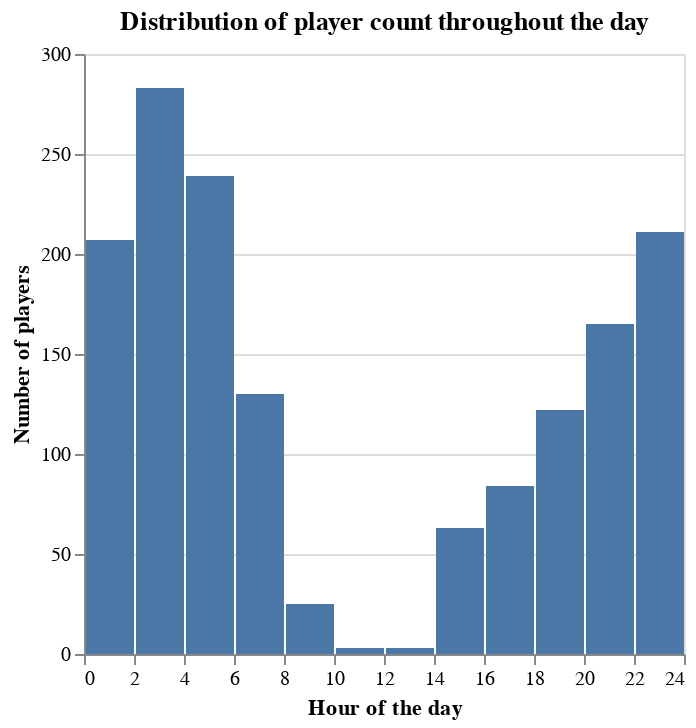

The cell this chart's notebook holds for it:
### Code cell
hours_plot = alt.Chart(sessions_data).mark_bar().encode(
    x=alt.X('start_hour').title('Hour of the day').bin(maxbins=20),
    y=alt.Y('count()').title('Number of players')
).properties(title='Distribution of player count throughout the day')
hours_plot

### Figure 1 — Vega specification as saved in the notebook (floating-point values rounded to 4 significant figures)
{"$schema": "https://vega.github.io/schema/vega/v5.json", "data": [{"name": "source_0", "values": [{"__count": 122, "bin_maxbins_20_start_hour": 18.0, "bin_maxbins_20_start_hour_end": 20.0}, {"__count": 211, "bin_maxbins_20_start_hour": 22.0, "bin_maxbins_20_start_hour_end": 24.0}, {"__count": 84, "bin_maxbins_20_start_hour": 16.0, "bin_maxbins_20_start_hour_end": 18.0}, {"__count": 283, "bin_maxbins_20_start_hour": 2.0, "bin_maxbins_20_start_hour_end": 4.0}, {"__count": 63, "bin_maxbins_20_start_hour": 14.0, "bin_maxbins_20_start_hour_end": 16.0}, {"__count": 130, "bin_maxbins_20_start_hour": 6.0, "bin_maxbins_20_start_hour_end": 8.0}, {"__count": 239, "bin_maxbins_20_start_hour": 4.0, "bin_maxbins_20_start_hour_end": 6.0}, {"__count": 207, "bin_maxbins_20_start_hour": 0.0, "bin_maxbins_20_start_hour_end": 2.0}, {"__count": 165, "bin_maxbins_20_start_hour": 20.0, "bin_maxbins_20_start_hour_end": 22.0}, {"__count": 25, "bin_maxbins_20_start_hour": 8.0, "bin_maxbins_20_start_hour_end": 10.0}, {"__count": 3, "bin_maxbins_20_start_hour": 10.0, "bin_maxbins_20_start_hour_end": 12.0}, {"__count": 3, "bin_maxbins_20_start_hour": 12.0, "bin_maxbins_20_start_hour_end": 14.0}]}, {"name": "source_0_y_domain___count", "values": [{"min": 3, "max": 283}]}], "signals": [{"name": "bin_maxbins_20_start_hour_bins", "value": {"fields": ["start_hour"], "fname": "bin_start_hour", "start": 0.0, "step": 2.0, "stop": 24.0}}], "marks": [{"type": "rect", "name": "marks", "from": {"data": "source_0"}, "encode": {"update": {"fill": {"value": "#4c78a8"}, "x": {"field": "bin_maxbins_20_start_hour_end", "scale": "x", "offset": {"signal": "0.5 + (abs(scale(\"x\", datum[\"bin_maxbins_20_start_hour_end\"]) - scale(\"x\", datum[\"bin_maxbins_20_start_hour\"])) < 0.25 ? 0.5 * (0.25 - (abs(scale(\"x\", datum[\"bin_maxbins_20_start_hour_end\"]) - scale(\"x\", datum[\"bin_maxbins_20_start_hour\"])))) : -0.5)"}}, "x2": {"field": "bin_maxbins_20_start_hour", "scale": "x", "offset": {"signal": "0.5 + (abs(scale(\"x\", datum[\"bin_maxbins_20_start_hour_end\"]) - scale(\"x\", datum[\"bin_maxbins_20_start_hour\"])) < 0.25 ? -0.5 * (0.25 - (abs(scale(\"x\", datum[\"bin_maxbins_20_start_hour_end\"]) - scale(\"x\", datum[\"bin_maxbins_20_start_hour\"])))) : 0.5)"}}, "y2": {"value": 0, "scale": "y"}, "y": {"field": "__count", "scale": "y"}}}, "style": ["bar"]}], "scales": [{"name": "x", "type": "linear", "domain": {"signal": "[bin_maxbins_20_start_hour_bins.start, bin_maxbins_20_start_hour_bins.stop]"}, "range": [0, {"signal": "width"}], "bins": {"signal": "bin_maxbins_20_start_hour_bins"}, "zero": false}, {"name": "y", "type": "linear", "domain": [{"signal": "(data(\"source_0_y_domain___count\")[0] || {}).min"}, {"signal": "(data(\"source_0_y_domain___count\")[0] || {}).max"}], "range": [{"signal": "height"}, 0], "zero": true, "nice": true}], "axes": [{"scale": "y", "maxExtent": 0, "zindex": 0, "domain": false, "aria": false, "grid": true, "tickCount": {"signal": "ceil(height/40)"}, "labels": false, "orient": "left", "minExtent": 0, "ticks": false, "gridScale": "x"}, {"scale": "x", "grid": false, "title": "Hour of the day", "labelFlush": true, "labelOverlap": true, "tickCount": {"signal": "ceil(width/10)"}, "zindex": 0, "orient": "bottom"}, {"scale": "y", "title": "Number of players", "tickCount": {"signal": "ceil(height/40)"}, "orient": "left", "labelOverlap": true, "zindex": 0, "grid": false}], "title": {"text": "Distribution of player count throughout the day", "frame": "group"}, "style": "cell", "width": 300, "height": 300, "padding": 5, "background": "white"}
